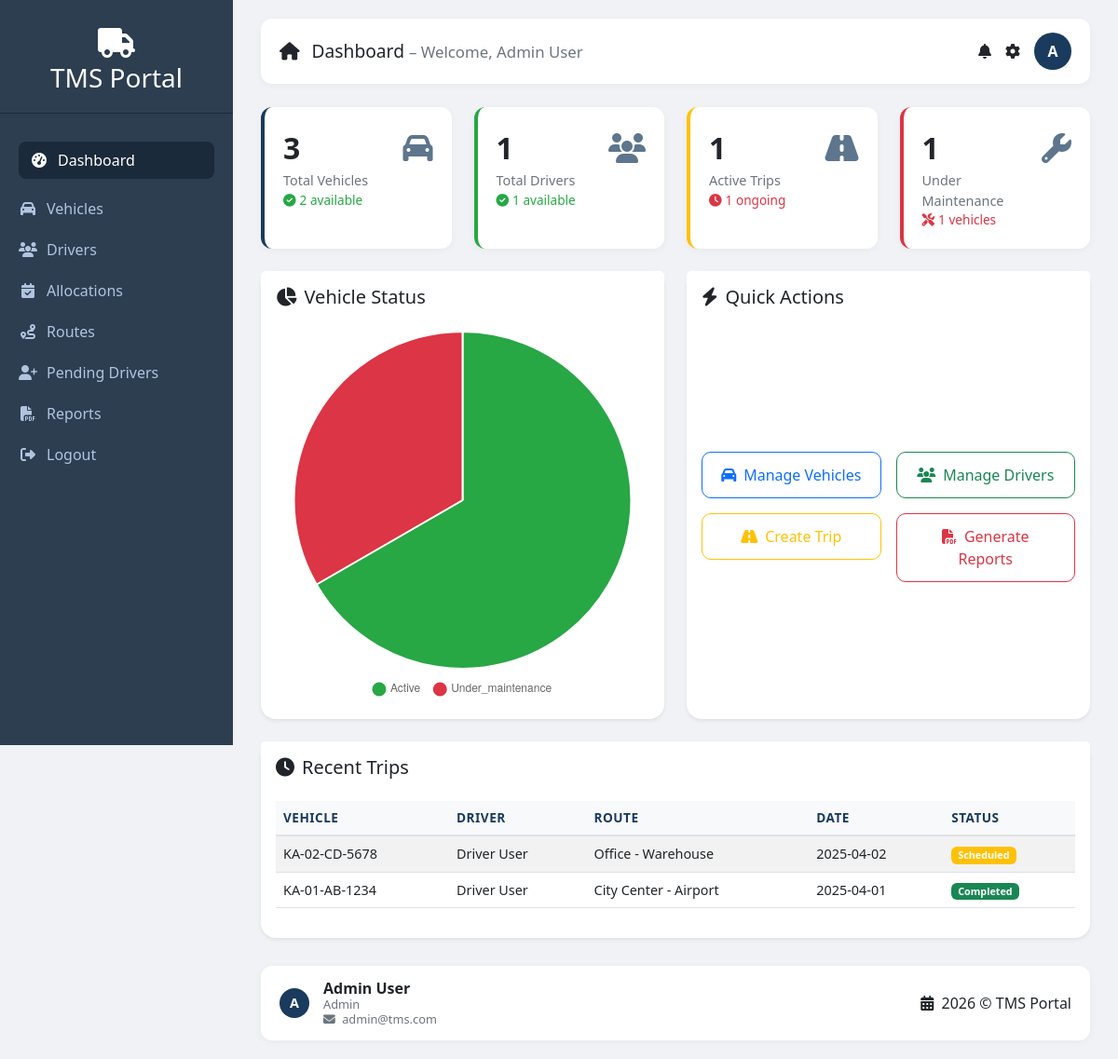
Page /admin/dashboard.php (signed in) on the committed database.
### tables this page shows
CREATE TABLE `trips` (
  `id` int(11) NOT NULL,
  `vehicle_id` int(11) NOT NULL,
  `driver_id` int(11) NOT NULL,
  `route_id` int(11) NOT NULL,
  `allocation_id` int(11) DEFAULT NULL,
  `trip_date` date NOT NULL,
  `departure_time` time NOT NULL,
  `arrival_time` time DEFAULT NULL,
  `distance_traveled` decimal(10,2) DEFAULT NULL,
  `fuel_consumed` decimal(10,2) DEFAULT NULL,
  `status` enum('scheduled','ongoing','completed','cancelled') NOT NULL DEFAULT 'scheduled',
  `created_by` int(11) NOT NULL,
  `created_at` timestamp NOT NULL DEFAULT current_timestamp(),
  `updated_at` timestamp NULL DEFAULT NULL ON UPDATE current_timestamp()
);

CREATE TABLE `vehicles` (
  `id` int(11) NOT NULL,
  `registration_number` varchar(20) NOT NULL,
  `model` varchar(50) NOT NULL,
  `make` varchar(50) NOT NULL,
  `year` int(4) NOT NULL,
  `capacity` int(11) DEFAULT NULL,
  `fuel_type` enum('Petrol','Diesel','Electric','Hybrid') DEFAULT 'Petrol',
  `status` enum('active','inactive','under_maintenance') NOT NULL DEFAULT 'active',
  `current_odometer` int(11) DEFAULT 0,
  `last_service_date` date DEFAULT NULL,
  `next_service_date` date DEFAULT NULL,
  `created_at` timestamp NOT NULL DEFAULT current_timestamp(),
  `updated_at` timestamp NULL DEFAULT NULL ON UPDATE current_timestamp()
);

CREATE TABLE `users` (
  `id` int(11) NOT NULL,
  `department_id` int(11) DEFAULT NULL,
  `name` varchar(100) NOT NULL,
  `email` varchar(100) NOT NULL,
  `password` varchar(255) NOT NULL,
  `role` enum('admin','officer','driver') NOT NULL,
  `status` enum('active','pending','inactive') NOT NULL DEFAULT 'pending',
  `created_at` timestamp NOT NULL DEFAULT current_timestamp(),
  `updated_at` timestamp NULL DEFAULT NULL ON UPDATE current_timestamp()
);

CREATE TABLE `routes` (
  `id` int(11) NOT NULL,
  `name` varchar(100) NOT NULL,
  `start_location` varchar(100) NOT NULL,
  `end_location` varchar(100) NOT NULL,
  `distance` decimal(10,2) NOT NULL,
  `estimated_duration` int(11) NOT NULL COMMENT 'in minutes',
  `created_at` timestamp NOT NULL DEFAULT current_timestamp(),
  `updated_at` timestamp NULL DEFAULT NULL ON UPDATE current_timestamp()
);

### includes/functions.php (called while the page is built, shortened)
<?php
require_once __DIR__ . '/../config/db.php';
function getVehicleStatusCounts() {
    global $pdo;
    $stmt = $pdo->query("SELECT status, COUNT(*) as count FROM vehicles GROUP BY status");
    return $stmt->fetchAll();
}
function getRecentTrips($limit = 5) {
    global $pdo;
    $limit = (int)$limit;
    $sql = "SELECT t.*, v.registration_number, u.name as driver_name, r.name as route_name
            FROM trips t
            JOIN vehicles v ON t.vehicle_id = v.id
            JOIN drivers d ON t.driver_id = d.id
            JOIN users u ON d.user_id = u.id
            JOIN routes r ON t.route_id = r.id
            ORDER BY t.created_at DESC LIMIT $limit";
    $stmt = $pdo->query($sql);
    return $stmt->fetchAll();
}
?>

### admin/dashboard.php (the view, shortened to what this page needs)
<?php
require_once '../includes/header.php';
$totalVehicles = $pdo->query("SELECT COUNT(*) FROM vehicles")->fetchColumn();
$activeVehicles = $pdo->query("SELECT COUNT(*) FROM vehicles WHERE status = 'active'")->fetchColumn();
$totalDrivers = $pdo->query("SELECT COUNT(*) FROM drivers")->fetchColumn();
$activeDrivers = $pdo->query("SELECT COUNT(*) FROM drivers WHERE status = 'active'")->fetchColumn();
$activeTrips = $pdo->query("SELECT COUNT(*) FROM trips WHERE status IN ('scheduled','ongoing')")->fetchColumn();
$underMaintenance = $pdo->query("SELECT COUNT(*) FROM vehicles WHERE status = 'under_maintenance'")->fetchColumn();
$vehicleStatus = getVehicleStatusCounts();
$statusLabels = array_map('ucfirst', array_column($vehicleStatus, 'status'));
$statusCounts = array_column($vehicleStatus, 'count');
$recentTrips = getRecentTrips(5);
?>
<div class="row g-4 mb-4">
    <div class="col-md-3">
        <div class="stat-card">
            <div class="d-flex justify-content-between">
                <div>
                    <div class="stat-number"><?= $totalVehicles ?></div>
                    <div class="stat-label">Total Vehicles</div>
                    <div class="stat-sub"><i class="fas fa-check-circle me-1"></i><?= $activeVehicles ?> available</div>
                </div>
                <div class="stat-icon"><i class="fas fa-car"></i></div>
            </div>
        </div>
    </div>
    <div class="col-md-3">
        <div class="stat-card" style="border-left-color: #28a745;">
            <div class="d-flex justify-content-between">
                <div>
                    <div class="stat-number"><?= $totalDrivers ?></div>
                    <div class="stat-label">Total Drivers</div>
                    <div class="stat-sub"><i class="fas fa-check-circle me-1"></i><?= $activeDrivers ?> available</div>
                </div>
                <div class="stat-icon"><i class="fas fa-users"></i></div>
            </div>
        </div>
    </div>
    <div class="col-md-3">
        <div class="stat-card" style="border-left-color: #ffc107;">
            <div class="d-flex justify-content-between">
                <div>
                    <div class="stat-number"><?= $activeTrips ?></div>
                    <div class="stat-label">Active Trips</div>
                    <div class="stat-sub text-danger"><i class="fas fa-clock me-1"></i><?= $activeTrips ?> ongoing</div>
                </div>
                <div class="stat-icon"><i class="fas fa-road"></i></div>
            </div>
        </div>
    </div>
    <div class="col-md-3">
        <div class="stat-card" style="border-left-color: #dc3545;">
            <div class="d-flex justify-content-between">
                <div>
                    <div class="stat-number"><?= $underMaintenance ?></div>
                    <div class="stat-label">Under Maintenance</div>
                    <div class="stat-sub text-danger"><i class="fas fa-tools me-1"></i><?= $underMaintenance ?> vehicles</div>
                </div>
                <div class="stat-icon"><i class="fas fa-wrench"></i></div>
            </div>
        </div>
    </div>
</div>
<div class="row g-4 mb-4">
    <div class="col-md-6">
        <div class="card shadow-sm border-0 rounded-4">
            <div class="card-header bg-white border-0 pt-3">
                <h5 class="card-title mb-0"><i class="fas fa-chart-pie me-2"></i>Vehicle Status</h5>
            </div>
            <div class="card-body">
                <canvas id="vehicleStatusChart" height="200"></canvas>
            </div>
        </div>
    </div>
    <div class="col-md-6">
        <div class="card shadow-sm border-0 rounded-4 h-100">
            <div class="card-header bg-white border-0 pt-3">
                <h5 class="card-title mb-0"><i class="fas fa-bolt me-2"></i>Quick Actions</h5>
            </div>
            <div class="card-body d-flex flex-column justify-content-center quick-actions">
                <div class="row g-3">
                    <div class="col-6"><a href="vehicles.php" class="btn btn-outline-primary w-100"><i class="fas fa-car me-2"></i>Manage Vehicles</a></div>
                    <div class="col-6"><a href="drivers.php" class="btn btn-outline-success w-100"><i class="fas fa-users me-2"></i>Manage Drivers</a></div>
                    <div class="col-6"><a href="../officer/trips.php" class="btn btn-outline-warning w-100"><i class="fas fa-road me-2"></i>Create Trip</a></div>
                    <div class="col-6"><a href="reports.php" class="btn btn-outline-danger w-100"><i class="fas fa-file-pdf me-2"></i>Generate Reports</a></div>
                </div>
            </div>
        </div>
    </div>
</div>
<div class="card shadow-sm border-0 rounded-4 mb-4">
    <div class="card-header bg-white border-0 pt-3">
        <h5 class="card-title mb-0"><i class="fas fa-clock me-2"></i>Recent Trips</h5>
    </div>
    <div class="card-body">
        <?php if(empty($recentTrips)): ?>
            <p class="text-muted">No trips recorded yet.</p>
        <?php else: ?>
            <div class="table-responsive">
                <table class="table table-striped align-middle">
                    <thead>
                        <tr>
                            <th>Vehicle</th>
                            <th>Driver</th>
                            <th>Route</th>
                            <th>Date</th>
                            <th>Status</th>
                        </tr>
                    </thead>
                    <tbody>
                        <?php foreach($recentTrips as $trip): ?>
                            <tr>
                                <td><?= htmlspecialchars($trip['registration_number']) ?></td>
                                <td><?= htmlspecialchars($trip['driver_name']) ?></td>
                                <td><?= htmlspecialchars($trip['route_name']) ?></td>
                                <td><?= $trip['trip_date'] ?></td>
                                <td><span class="badge <?= $trip['status'] == 'completed' ? 'bg-success' : ($trip['status'] == 'cancelled' ? 'bg-danger' : 'bg-warning') ?>"><?= ucfirst($trip['status']) ?></span></td>
                            </tr>
                        <?php endforeach; ?>
                    </tbody>
                </table>
            </div>
        <?php endif; ?>
    </div>
</div>
<script>
    // Vehicle Status Pie Chart
    const ctx = document.getElementById('vehicleStatusChart').getContext('2d');
    new Chart(ctx, {
        type: 'pie',
        data: {
            labels: <?= json_encode($statusLabels) ?>,
            datasets: [{
                data: <?= json_encode($statusCounts) ?>,
                backgroundColor: ['#28a745', '#dc3545', '#ffc107', '#17a2b8']
            }]
        },
        options: {
            responsive: true,
            plugins: {
                legend: {
                    position: 'bottom',
                    labels: {
                        padding: 15,
                        usePointStyle: true
                    }
                }
            }
        }
    });
</script>
<?php require_once '../includes/footer.php'; ?>

### includes/header.php (style rules this page uses)
* { margin: 0; padding: 0; box-sizing: border-box; }
body { background: #f0f2f5; font-family: 'Segoe UI', Tahoma, Geneva, Verdana, sans-serif; }
.table thead th { background: #f8f9fa; color: #1a3b5d; font-weight: 600; border-bottom: 2px solid #dee2e6; text-transform: uppercase; font-size: 0.85rem; letter-spacing: 0.03rem; white-space: nowrap; }
.table tbody td { vertical-align: middle; font-size: 0.9rem; }
.stat-card { background: #fff; border-radius: 12px; padding: 20px; box-shadow: 0 2px 8px rgba(0,0,0,0.04); transition: 0.2s; border-left: 4px solid #1a3b5d; height: 100%; }
.stat-card .stat-icon { font-size: 2rem; color: #1a3b5d; opacity: 0.7; }
.stat-card .stat-number { font-size: 2rem; font-weight: 700; }
.stat-card .stat-label { color: #6c757d; font-size: 0.9rem; }
.stat-card .stat-sub { font-size: 0.85rem; color: #28a745; }
.stat-card .stat-sub.text-danger { color: #dc3545; }
.quick-actions .btn { padding: 12px 20px; border-radius: 10px; font-weight: 500; transition: 0.2s; }

### rows in the picture
trips: vehicle.registration_number "KA-02-CD-5678", users.name "Driver User", route.name "Office - Warehouse", trip_date "2025-04-02", status "Scheduled"
trips: vehicle.registration_number "KA-01-AB-1234", users.name "Driver User", route.name "City Center - Airport", trip_date "2025-04-01", status "Completed"

### other values in the picture
$item[0] "Dashboard"
$item[0] "Vehicles"
$item[0] "Drivers"
$item[0] "Allocations"
$item[0] "Routes"
$item[0] "Pending Drivers"
$item[0] "Reports"
$currentPage "Dashboard"
$_SESSION['name'] "Admin User"
substr($_SESSION['name'], 0, 1) "A"
$totalVehicles "3"
$activeVehicles "2"
$totalDrivers "1"
$activeDrivers "1"
$activeTrips "1"
